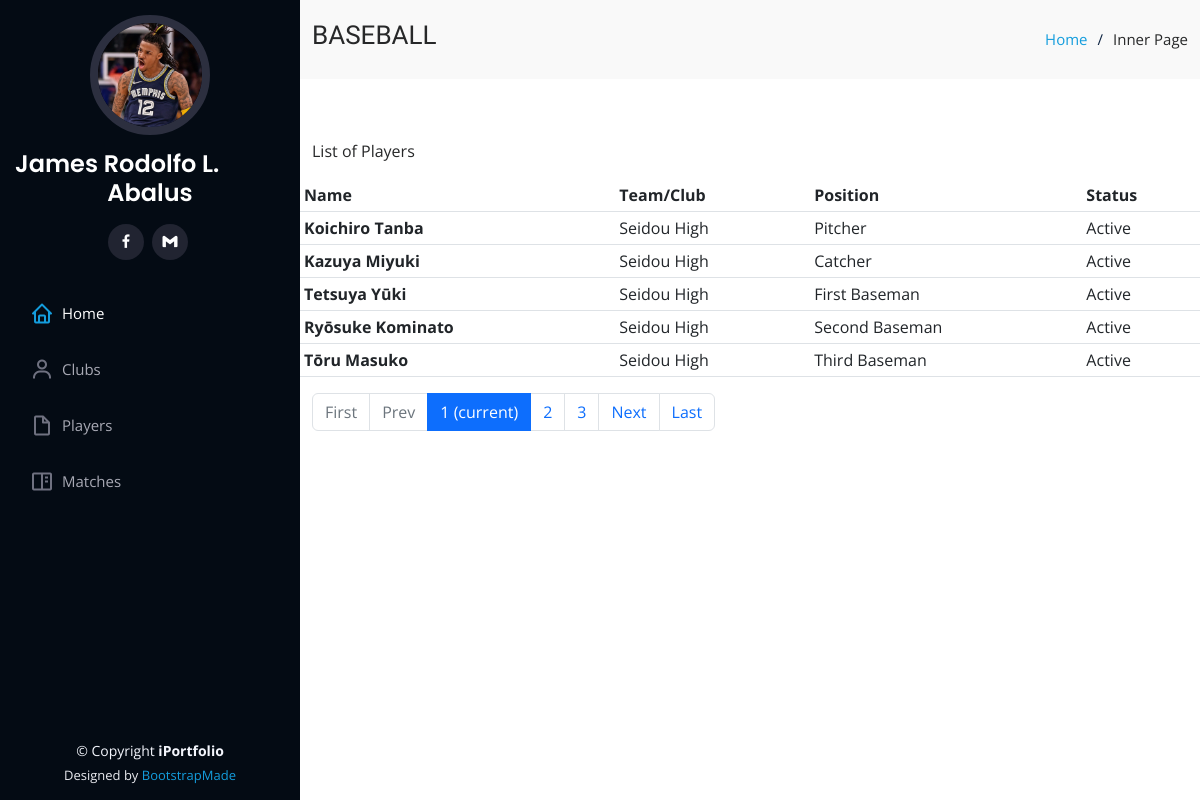
The page /player/ on the database its author committed.
### baseball/models.py (models this page shows, shortened)
class BaseModel (models.Model):
    created_at = models.DateTimeField(
        auto_now_add=True, db_index=True
    )
    updated_at = models.DateTimeField(auto_now=True)
    class Meta:
        abstract = True

class Play(BaseModel):
    STRING_CHOICES= (
    ('First String', 'First String'),
    ('Second String','Second String'))
    player = models.ForeignKey(Person, on_delete=models.CASCADE, related_name = "Player")
    team = models.ForeignKey(Club, on_delete=models.CASCADE, related_name = "Team")
    string_no = models.CharField(max_length=100, choices = STRING_CHOICES)
    isActive = models.BooleanField(default=False)
    pos = models.ForeignKey(Position, on_delete=models.CASCADE)

class Person(BaseModel):
    lastname = models.CharField(max_length=100)
    firstname = models.CharField(max_length=100)
    height = models.DecimalField(max_digits=10, decimal_places=5, null=True)
    weight = models.DecimalField(max_digits=10, decimal_places=5, null=True)

class Club(BaseModel):
    name = models.CharField(max_length=100)
    coach = models.ForeignKey(Person, on_delete=models.CASCADE)
    description = models.TextField(null=True, blank=True)
    dorm_latitude = models.DecimalField(max_digits=22, decimal_places=16, null=True, blank=True)
    dorm_longitude = models.DecimalField(max_digits=22, decimal_places=16, null=True, blank=True)
    team_pic = models.ImageField(default="defaultimg.png", null=True, blank=True, verbose_name="Team Image")

class Position(BaseModel):
    description = models.CharField(max_length=100)

### baseball/views.py (the view)
# urls.py: path('player/',views.PlayerView.as_view(), name='player'),
class PlayerView(ListView):
    model = Play
    context_object_name = 'play'
    template_name = "player.html"
    paginate_by = 5
    def get_context_data(self, **kwargs):
        context = super().get_context_data(**kwargs)
        context['header_text'] = 'List of Players'
        return context
    def get_queryset(self, *args, **kwargs):
        qs = super(PlayerView, self).get_queryset(*args, **kwargs)
        return qs

### landingpage/templates/player.html
{% extends 'base.html' %}
{% load static %}
{% block content %}
<div class="container">
    <p>
      {{ header_text }}
    </p>
    <div class="row">
        <table class="table table-sm">
            <thead>
              <tr>
                <th scope="col">Name</th>
                <th scope="col">Team/Club</th>
                <th scope="col">Position</th>
                <th scope="col">Status</th>
              </tr>
            </thead>
            <tbody>
                {% for object in object_list %}
              <tr>
                <th scope="row">{{ object.player.firstname }} {{ object.player.lastname }}</th>
                <td>{{ object.team.name }}</td>
                <td>{{ object.pos.description }}</td>
                <td>{% if object.isActive == True %} Active {% else %} Inactive {% endif %}</td>
              </tr>
              {% endfor %}
            </tbody>
          </table>
          {% include 'includes/pagination.html' %}
    </div>
  </div>
{% endblock content %}

### static/css/style.css (style rules this page uses)
body { font-family: "Open Sans", sans-serif; color: #272829; }

### rows shown on the page
Play: player.firstname "Koichiro", player.lastname "Tanba", team.name "Seidou High", pos.description "Pitcher", isActive "Active"
Play: player.firstname "Kazuya", player.lastname "Miyuki", team.name "Seidou High", pos.description "Catcher", isActive "Active"
Play: player.firstname "Tetsuya", player.lastname "Yūki", team.name "Seidou High", pos.description "First Baseman", isActive "Active"
Play: player.firstname "Ryōsuke", player.lastname "Kominato", team.name "Seidou High", pos.description "Second Baseman", isActive "Active"
Play: player.firstname "Tōru", player.lastname "Masuko", team.name "Seidou High", pos.description "Third Baseman", isActive "Active"

### other values the page prints
{{ header_text }} "List of Players"
{{ page_num }} "1"
{{ page_num }} "2" "3"
